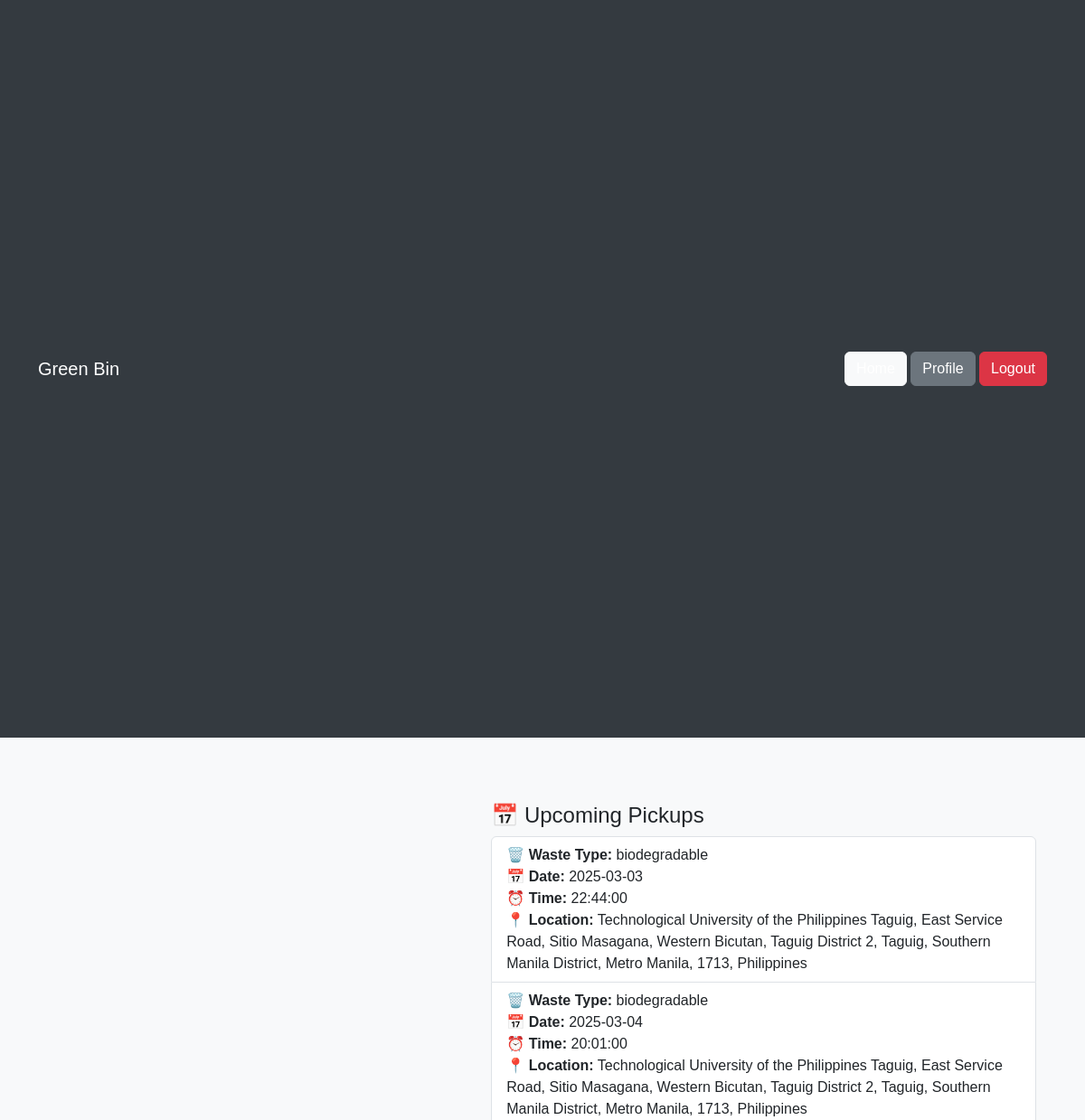
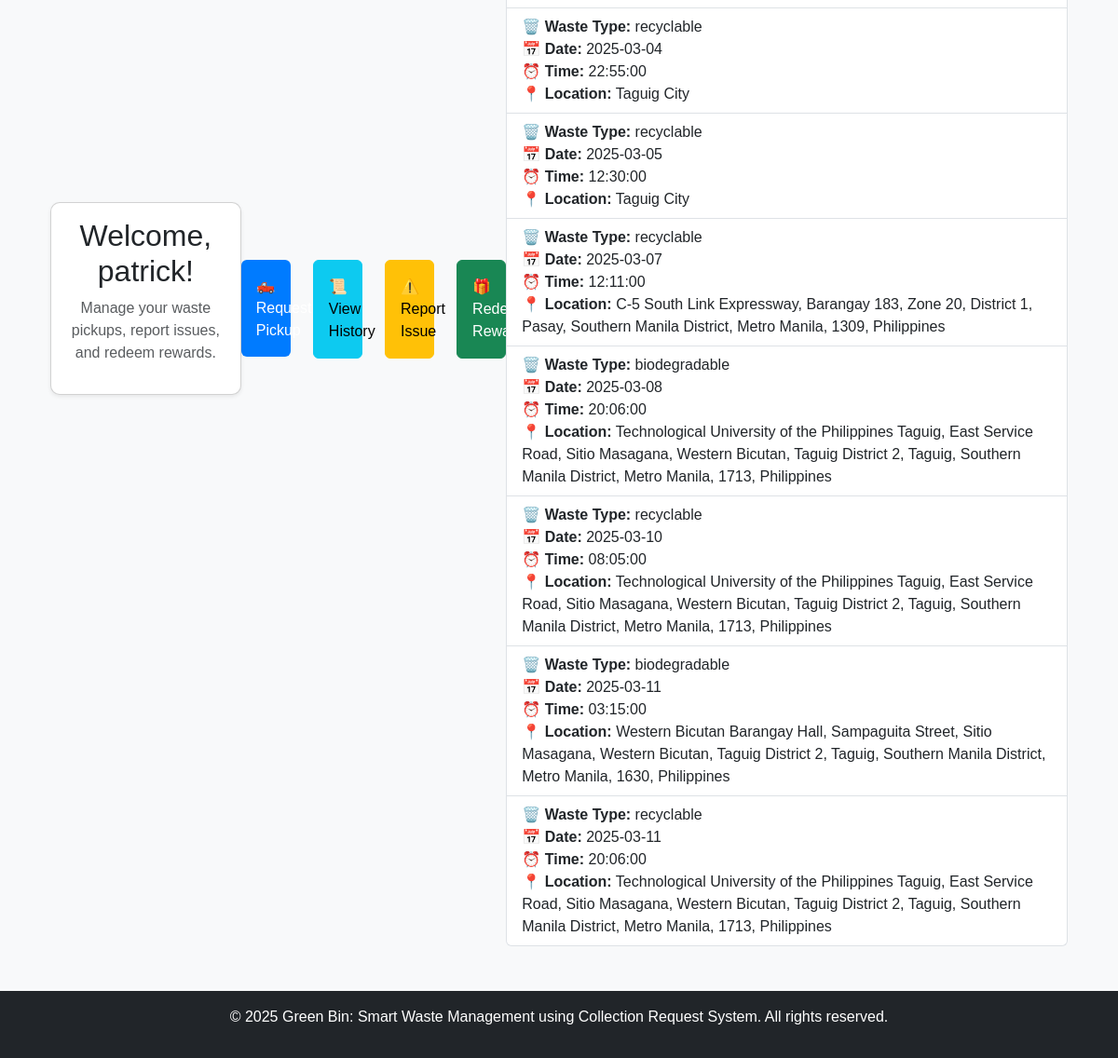
The page /SADSystem/dashboard.php (signed in) on the database its author committed (2 pictures, top to bottom).
### tables this page shows
CREATE TABLE `users` (
  `user_id` int(11) NOT NULL,
  `full_name` varchar(255) NOT NULL,
  `email` varchar(255) NOT NULL,
  `password` varchar(255) NOT NULL,
  `phone_number` varchar(20) DEFAULT NULL,
  `address` text DEFAULT NULL,
  `preferences` text DEFAULT NULL,
  `points` int(11) DEFAULT 0,
  `role` enum('resident','admin','collector') DEFAULT 'resident'
);

CREATE TABLE `pickup_schedules` (
  `schedule_id` int(11) NOT NULL,
  `request_id` int(11) NOT NULL,
  `collection_date` date NOT NULL,
  `collection_time` time DEFAULT '07:00:00'
);

CREATE TABLE `pickuprequests` (
  `request_id` int(11) NOT NULL,
  `user_id` int(11) DEFAULT NULL,
  `schedule_day` enum('Monday','Tuesday','Wednesday','Thursday','Friday','Saturday','Sunday') NOT NULL,
  `waste_type` enum('biodegradable','non-biodegradable','recyclable') NOT NULL,
  `status` enum('pending','approved','completed','rejected') DEFAULT 'pending',
  `created_at` timestamp NOT NULL DEFAULT current_timestamp(),
  `collection_date` date DEFAULT NULL,
  `collection_time` time DEFAULT NULL,
  `pickup_location` text DEFAULT NULL,
  `latitude` decimal(10,8) DEFAULT NULL,
  `longitude` decimal(11,8) DEFAULT NULL
);

### SADSystem/dashboard.php (the view, shortened to what this page needs)
<?php
include 'includes/header.php';
require 'config/db.php';
$user_id = $_SESSION['user_id'];
$sql_user = "SELECT full_name, role FROM users WHERE user_id = ?";
$stmt_user = $conn->prepare($sql_user);
$stmt_user->bind_param("i", $user_id);
$stmt_user->execute();
$result_user = $stmt_user->get_result();
$user = $result_user->fetch_assoc();
$full_name = $user['full_name'] ?? 'User';
$sql = "SELECT p.waste_type, ps.collection_date, ps.collection_time, p.status, p.pickup_location
        FROM pickuprequests p
        JOIN pickup_schedules ps ON p.request_id = ps.request_id
        WHERE p.user_id = ? AND p.status = 'approved'
        ORDER BY ps.collection_date ASC";
$stmt = $conn->prepare($sql);
$stmt->bind_param("i", $user_id);
$stmt->execute();
$result = $stmt->get_result();
?>
<div class="container mt-4">
    <div class="card shadow-sm">
        <div class="card-body text-center">
            <h2 class="card-title">Welcome, <?= htmlspecialchars($full_name) ?>!</h2>
            <p class="text-muted">Manage your waste pickups, report issues, and redeem rewards.</p>
        </div>
    </div>
    <div class="row mt-4">
        <div class="col-md-3">
            <a href="pickup.php" class="btn btn-primary w-100 p-3">🛻 Request Pickup</a>
        </div>
        <div class="col-md-3">
            <a href="pickup_history.php" class="btn btn-info w-100 p-3">📜 View History</a>
        </div>
        <div class="col-md-3">
            <a href="report_issue.php" class="btn btn-warning w-100 p-3">⚠️ Report Issue</a>
        </div>
        <div class="col-md-3">
            <a href="redeem_rewards.php" class="btn btn-success w-100 p-3">🎁 Redeem Rewards</a>
        </div>
    </div>
    <div class="mt-4">
        <h4>📅 Upcoming Pickups</h4>
        <?php if ($result->num_rows > 0): ?>
            <div class="list-group">
                <?php while ($pickup = $result->fetch_assoc()): ?>
                    <div class="list-group-item">
                        <div class="d-flex justify-content-between">
                            <div>
                                <strong>🗑️ Waste Type:</strong> <?= htmlspecialchars($pickup['waste_type']) ?><br>
                                <strong>📅 Date:</strong> <?= htmlspecialchars($pickup['collection_date']) ?><br>
                                <strong>⏰ Time:</strong> <?= htmlspecialchars($pickup['collection_time']) ?><br>
                                <strong>📍 Location:</strong> <?= htmlspecialchars($pickup['pickup_location']) ?>
                            </div>
                        </div>
                    </div>
                <?php endwhile; ?>
            </div>
        <?php else: ?>
            <div class="alert alert-warning mt-2">No upcoming pickups scheduled.</div>
        <?php endif; ?>
    </div>
</div>
<?php include 'includes/footer.php'; ?>

### SADSystem/includes/header.php (shortened to what this page needs)
<!DOCTYPE html>
<html lang="en">
<head>
    <link href="https://cdn.jsdelivr.net/npm/bootstrap@5.3.0/dist/css/bootstrap.min.css" rel="stylesheet">
    <link rel="stylesheet" href="../public/style.css">
</head>
<body>
<nav class="navbar navbar-dark bg-dark">
    <div class="container d-flex justify-content-between">
        <a class="navbar-brand" href="index.php">Green Bin</a>
        <div>
            <?php if (isset($_SESSION['user_id'])): ?>
                <a href="dashboard.php" class="btn btn-light">Home</a>
                <a href="profile.php" class="btn btn-secondary">Profile</a>
                <a href="logout.php" class="btn btn-danger">Logout</a>
            <?php else: ?>
                <a href="login.php" class="btn btn-primary">Login</a>
                <a href="register.php" class="btn btn-success">Register</a>
            <?php endif; ?>
        </div>
    </div>
</nav>
<div class="container mt-4">

### SADSystem/includes/footer.php
</div>
<footer class="bg-dark text-white text-center py-3 mt-5">
    <p>&copy; <?php echo date("Y"); ?> Green Bin: Smart Waste Management using
Collection Request System. All rights reserved.</p>
</footer>
</body>
</html>

### SADSystem/public/style.css (style rules this page uses)
body { background-color: #f8f9fa; font-family: Arial, sans-serif; }
.card { border-radius: 10px; box-shadow: 0px 4px 8px rgba(0, 0, 0, 0.1); }
.container { display: flex; justify-content: center; align-items: center; min-height: 100vh; }
.btn-primary { background-color: #007bff; border: none; }
.navbar { background-color: #343a40 !important; }
.navbar a { color: white !important; }

### rows shown on the page
users: full_name "patrick"
pickup_schedules: request.waste_type "biodegradable", collection_date "2025-03-03", collection_time "22:44:00", request.pickup_location "Technological University of the Philippines Taguig, East Service Road, Sitio Masagana, Western Bicutan, Taguig District 2, Taguig, Southern Manila District, Metro Manila, 1713, Philippines"
pickup_schedules: request.waste_type "biodegradable", collection_date "2025-03-04", collection_time "20:01:00", request.pickup_location "Technological University of the Philippines Taguig, East Service Road, Sitio Masagana, Western Bicutan, Taguig District 2, Taguig, Southern Manila District, Metro Manila, 1713, Philippines"
pickup_schedules: request.waste_type "recyclable", collection_date "2025-03-04", collection_time "22:55:00", request.pickup_location "Taguig City"
pickup_schedules: request.waste_type "recyclable", collection_date "2025-03-05", collection_time "12:30:00", request.pickup_location "Taguig City"
pickup_schedules: request.waste_type "recyclable", collection_date "2025-03-07", collection_time "12:11:00", request.pickup_location "C-5 South Link Expressway, Barangay 183, Zone 20, District 1, Pasay, Southern Manila District, Metro Manila, 1309, Philippines"
pickup_schedules: request.waste_type "biodegradable", collection_date "2025-03-08", collection_time "20:06:00", request.pickup_location "Technological University of the Philippines Taguig, East Service Road, Sitio Masagana, Western Bicutan, Taguig District 2, Taguig, Southern Manila District, Metro Manila, 1713, Philippines"
pickup_schedules: request.waste_type "recyclable", collection_date "2025-03-10", collection_time "08:05:00", request.pickup_location "Technological University of the Philippines Taguig, East Service Road, Sitio Masagana, Western Bicutan, Taguig District 2, Taguig, Southern Manila District, Metro Manila, 1713, Philippines"
pickup_schedules: request.waste_type "biodegradable", collection_date "2025-03-11", collection_time "03:15:00", request.pickup_location "Western Bicutan Barangay Hall, Sampaguita Street, Sitio Masagana, Western Bicutan, Taguig District 2, Taguig, Southern Manila District, Metro Manila, 1630, Philippines"
pickup_schedules: request.waste_type "recyclable", collection_date "2025-03-11", collection_time "20:06:00", request.pickup_location "Technological University of the Philippines Taguig, East Service Road, Sitio Masagana, Western Bicutan, Taguig District 2, Taguig, Southern Manila District, Metro Manila, 1713, Philippines"
